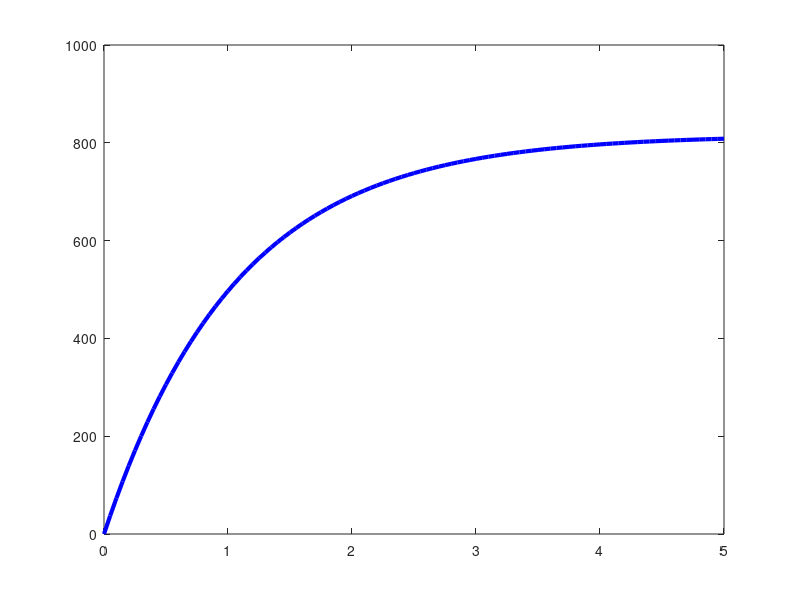

Write MATLAB code to recreate this figure. (Note: this script raises an error after producing the figure.)
%% Model Simplifications and Uncertainities
% The models used for control design are often simplified and contain a variety of inaccuracies including uncertain parameters, unmodeled dynamics, nonlinear effects, and implementation effects. It is common to design the controller with the simplified model and then check performance on a more accurate model.

%%  DC MOTOR Full model (includes faster dynamics)
G_full = tf(1.23e-3, [3e-10 1.6e-6 1.505e-6])

%% DC MOTOR Simplified model (dominant pole)
a0 = 0.94; % 1/sec
b0 = 766.8; % rad/sec^2V
G_nom = tf(b0, [1 a0])

%% Unmodeled Dynamics 
Tf = 5;
[y_full, t] = step(G_full, Tf);
[y_nom, t] = step(G_nom, Tf);
figure(1)
plot(t, y_nom, 'b', 'LineWidth',3);
hold on;
plot(t, y_full, 'r--', 'LineWidth',1.5);
legend('Nominal (1st Order)', 'Full model (2nd Order)', 'Location','southeast');
xlabel('Time (sec)')
ylabel('Step Response, y(t)')
title('$G_{nom}(s) ,  G_{full}$', 'interpreter', 'latex');
grid on;
hold off;

%% Uncertain Parameters
figure(2)

[y_nom, t] = step(G_nom, Tf);
plot(t, y_nom, 'b', 'LineWidth',3);
hold on;

a = [0.85 0.85 1.03 1.03];
b = [690.1 843.5 690.1 843.5];

for i = 1:length(a)
    G = tf(b(i),[ 1 a(i)]);
    [ydummy, t] = step(G, Tf);
    plot(t, ydummy, 'r--', 'LineWidth',1.5);
    hold on;
end

hold off;
legend('Nominal', '+/-10% Variation', 'Location','southeast');
xlabel('Time (sec)')
ylabel('Step Response, y(t)')
% title('$G_{nom}(s) ,  G_{full}$', 'interpreter', 'latex');
grid on;
